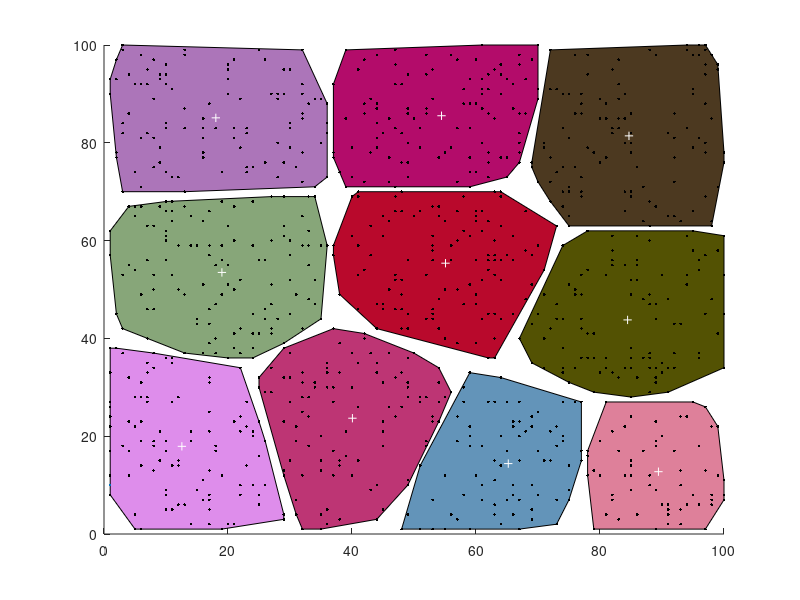

MATLAB code to generate this figure:
puntos = randi(100,1000,2);
[idx,centroides]=kmeans(puntos,10);
hold on;
for k=1:length(centroides)
    pc = puntos(idx==k,:);
    cv = convhull(pc);
    color = rand(1,3);
    patch(pc(cv,1),pc(cv,2),color);
end
plot(puntos(:,1), puntos(:,2), "k.");
plot(centroides(:,1), centroides(:,2), "w+", MarkerSize=10);

hold off;